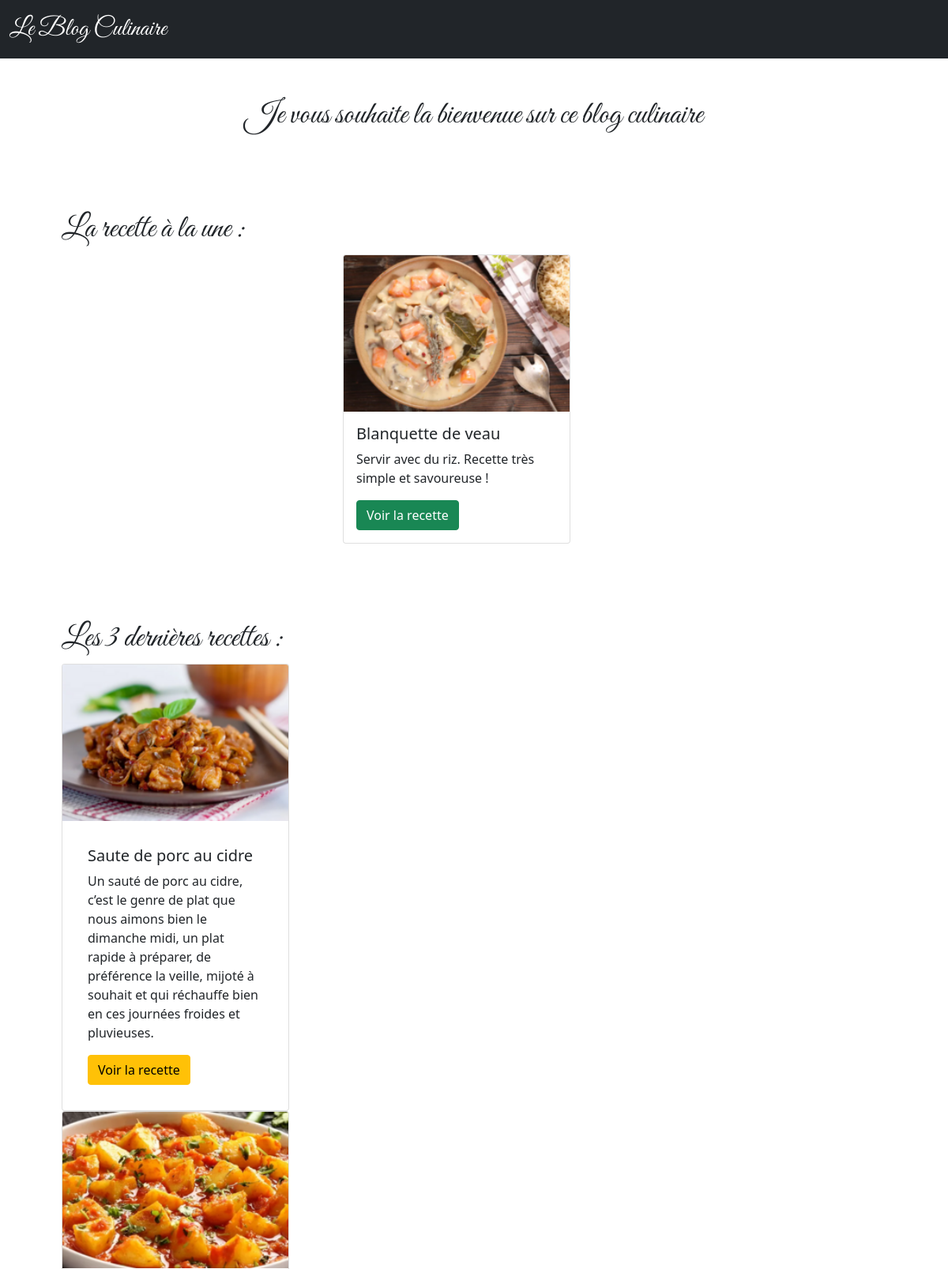
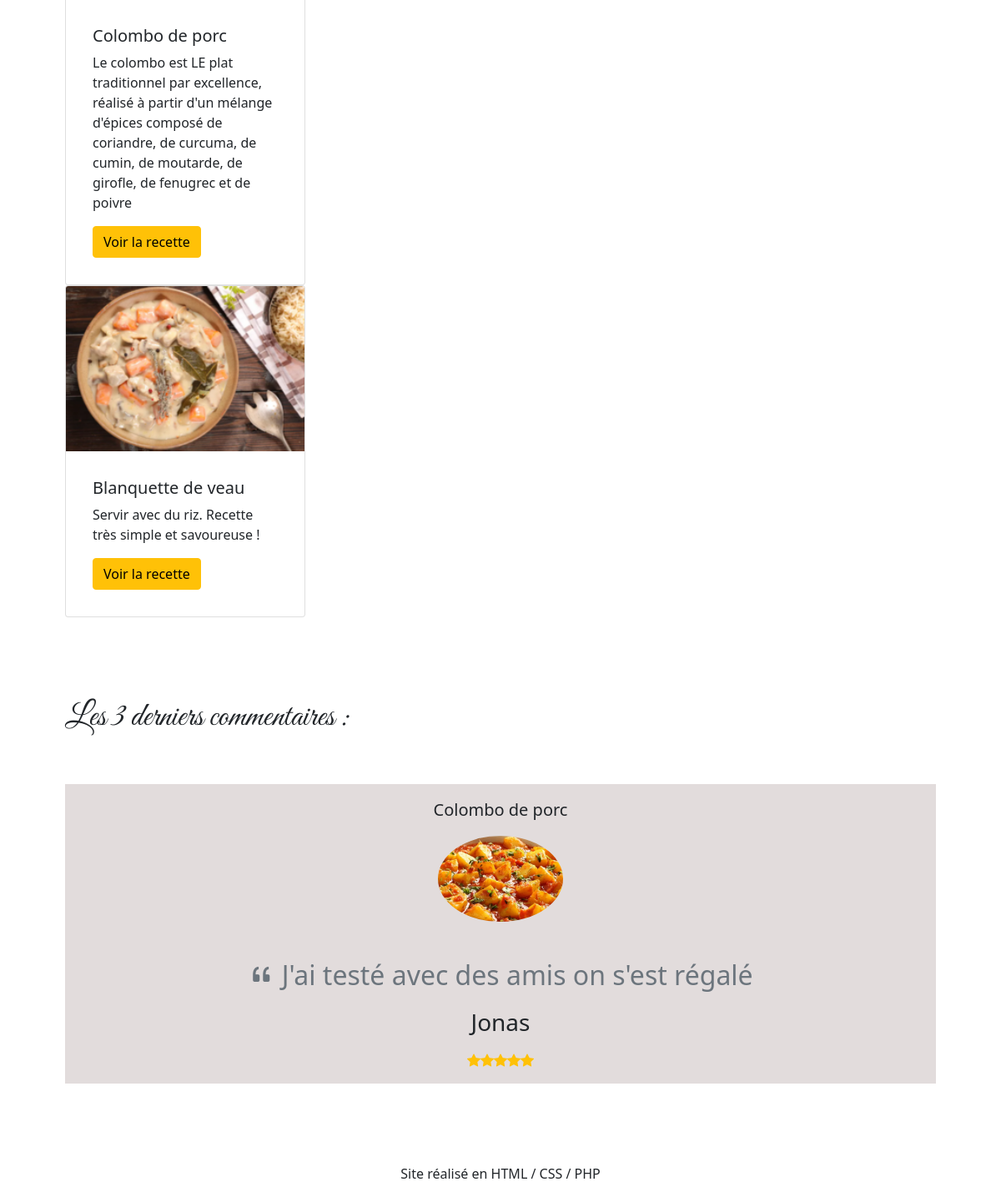
The app's page /step3/index.php with its own data (2 pictures, top to bottom).
### tables this page shows
CREATE TABLE IF NOT EXISTS `t_recipe` (
  `rec_id` int(11) NOT NULL AUTO_INCREMENT,
  `rec_nom` varchar(255) NOT NULL,
  `rec_resume` text NOT NULL,
  `rec_temps` varchar(255) NOT NULL,
  `rec-difficulte` varchar(255) NOT NULL,
  `rec_budget` varchar(255) NOT NULL,
  `rec_ingredients` text NOT NULL,
  `rec_miniature` varchar(100) NOT NULL,
  `rec_image` varchar(255) NOT NULL,
  `rec_preparation` text NOT NULL,
  `rec_categorie` varchar(255) NOT NULL,
  PRIMARY KEY (`rec_id`)
);

CREATE TABLE IF NOT EXISTS `t_comment` (
  `com_id` int(11) NOT NULL AUTO_INCREMENT,
  `com_auteur` varchar(255) NOT NULL,
  `com_contenu` text NOT NULL,
  `id_rec` int(11) NOT NULL,
  PRIMARY KEY (`com_id`),
  KEY `FK_recette_commentaire` (`id_rec`)
);

### step3/index.php (called while the page is built)
<?php
require('Modele.php');
$recipe = getRecipe();
$recipes = getRecipes();
$coms = getComs();
require('vueAccueil.php');
?>

### step3/Modele.php (called while the page is built, shortened)
<?php
function getRecipe()
{
try {
    $username = "root";
    $password = "";
    $dsn = "mysql:host=localhost; dbname=bdd_blog_culinaire; port=3306; charset=utf8";
    $db = new PDO($dsn, $username, $password);
    $db->setAttribute(PDO::ATTR_ERRMODE, PDO::ERRMODE_EXCEPTION);
    $sqlRecipe = $db->query('SELECT * FROM t_recipe ORDER BY RAND() LIMIT 1');
    $recipe = $sqlRecipe->fetch();
    return $recipe;
} catch (PDOException $e) {
}
}
function getRecipes()
{
try {
    $username = "root";
    $password = "";
    $dsn = "mysql:host=localhost; dbname=bdd_blog_culinaire; port=3306; charset=utf8";
    $db = new PDO($dsn, $username, $password);
    $db->setAttribute(PDO::ATTR_ERRMODE, PDO::ERRMODE_EXCEPTION);
    $sqlRecipes = $db->query('SELECT * FROM t_recipe ORDER BY rec_id DESC LIMIT 3');
    $recipes = $sqlRecipes->fetchAll();
    return $recipes;
} catch (PDOException $e) {
}
}
function getComs()
{
try {
    $username = "root";
    $password = "";
    $dsn = "mysql:host=localhost; dbname=bdd_blog_culinaire; port=3306; charset=utf8";
    $db = new PDO($dsn, $username, $password);
    $db->setAttribute(PDO::ATTR_ERRMODE, PDO::ERRMODE_EXCEPTION);
    $sqlComs = $db->query('SELECT * FROM t_comment AS C INNER JOIN t_recipe AS R ON C.id_rec = R.rec_id ORDER BY com_id ASC LIMIT 3');
    $coms = $sqlComs->fetchAll();
    return $coms;
} catch (PDOException $e) {
}
}
?>

### step3/vueAccueil.php (the view, shortened to what this page needs)
<!DOCTYPE html>
<html lang="fr">
<head>
    <link href="https://cdn.jsdelivr.net/npm/bootstrap@5.0.2/dist/css/bootstrap.min.css" rel="stylesheet"
>
    <link rel="stylesheet" href="https://cdn.jsdelivr.net/npm/bootstrap-icons@1.11.1/font/bootstrap-icons.css">
    <link rel="stylesheet" href="./../css/style.css">
</head>
<body>
    <header>
        <nav class="navbar navbar-expand-lg navbar-dark bg-dark" aria-label="Fifth navbar example">
            <div class="container-fluid">
                <a class="navbar-brand" href="#">Le Blog Culinaire</a>
            </div>
        </nav>
    </header>
    <h1 class="text-center my-5">Je vous souhaite la bienvenue sur ce blog culinaire</h1>
    <section class="p-5 container">
        <h1>La recette à la une :</h1>
        <div class="row">
            <div class="col-sm-12 col-md-6 col-lg-4 offset-lg-4">
                <div class="card" style="width: 18rem;">
                    <img src="../images/<?= $recipe['rec_miniature']; ?>" class="card-img-top" alt="...">
                    <div class="card-body">
                        <h5 class="card-title">
                            <?= $recipe['rec_nom']; ?>
                        </h5>
                        <p class="card-text">
                            <?= $recipe['rec_resume']; ?>
                        </p>
                        <a href="single.php?id=<?= $recipe['rec_id']; ?>" class="btn btn-success">Voir la recette</a>
                    </div>
                </div>
            </div>
        </div>
    </section>
    <section class="p-5 container">
        <h1>Les 3 dernières recettes :</h1>
        <div class="row">
            <?php
            foreach ($recipes as $dish) { ?>
                <div class="col-sm-12 col-md-4">
                    <div class="card" style="width: 18rem;">
                        <img src="../images/<?= $dish['rec_miniature']; ?>" class="card-img-top" alt="...">
                        <div class="card-body">
                            <div class="card-body">
                                <h5 class="card-title">
                                    <?= $dish['rec_nom']; ?>
                                </h5>
                                <p class="card-text">
                                    <?= $dish['rec_resume']; ?>
                                </p>
                                <a href="single.php?id=<?= $dish['rec_id']; ?>" class="btn btn-warning">Voir la recette</a>
                            </div>
                        </div>
                    </div>
                    <?php } ?>
                </div>
    </section>
    <section class="p-5 container">
        <h1>Les 3 derniers commentaires :</h1>
        <div class="row">
            <div id="carouselExampleSlidesOnly col-sm-12 col-md-6 bg-carousel" class="carousel slide my-5"
                data-bs-ride="carousel">
                <div class="carousel-inner">
                    <?php
                    foreach ($coms as $com) {
                        if ($com['com_id'] == 1) { ?>
                            <div class="carousel-item bg-carousel active py-3">
                            <?php } else { ?>
                                <div class="carousel-item bg-carousel py-3">
                                <?php } ?>
                                <div class="row d-flex justify-content-center">
                                    <div class="col-lg-8 text-center">
                                        <p class="fs-5">
                                            <?= $com['rec_nom'] ?>
                                        </p>
                                        <p>
                                            <img class="rounded-circle shadow-1-strong mb-4"
                                                src="../images/<?= $com['rec_miniature'] ?>" alt="avatar"
                                                style="width: 150px;" />
                                        </p>
                                        <p class="text-muted fs-2">
                                            <i class="bi bi-quote"></i>
                                            <?= $com['com_contenu'] ?>
                                        </p>
                                        <h2 class="mb-3 fs-3">
                                            <?= $com['com_auteur'] ?>
                                        </h2>
                                    </div>
                                </div>
                                <ul class="list-unstyled d-flex justify-content-center text-warning mb-0">
                                    <li><i class="bi bi-star-fill"></i></li>
                                    <li><i class="bi bi-star-fill"></i></li>
                                    <li><i class="bi bi-star-fill"></i></li>
                                    <li><i class="bi bi-star-fill"></i></li>
                                    <li><i class="bi bi-star-fill"></i></li>
                                </ul>
                            </div>
                        <?php } ?>
                    </div>
                </div>
            </div>
    </section>
    <footer>
        <div class="container">
            <div class="row">
                <p class="text-center">Site réalisé en HTML / CSS / PHP</p>
            </div>
        </div>
    </footer>
</body>
</html>

### css/style.css (style rules this page uses)
.navbar-brand { font-family: "Great Vibes", cursive; font-size: 2rem; }
h1 { font-family: "Great Vibes", cursive; }
.bg-carousel { background-color: rgb(226, 220, 220); }

### records on screen
t_recipe: rec_miniature (picture), rec_nom "Blanquette de veau", rec_resume "Servir avec du riz. Recette très simple et savoureuse !"
t_recipe: rec_miniature (picture), rec_nom "Saute de porc au cidre", rec_resume "Un sauté de porc au cidre, c’est le genre de plat que nous aimons bien le dimanche midi, un plat rapide à préparer, de préférence la veille, mijoté à souhait et qui réchauffe bien en ces journées froides et pluvieuses."
t_recipe: rec_miniature (picture), rec_nom "Colombo de porc", rec_resume "Le colombo est LE plat traditionnel par excellence, réalisé à partir d'un mélange d'épices composé de coriandre, de curcuma, de cumin, de moutarde, de girofle, de fenugrec et de poivre"
t_comment: id_rec.rec_nom "Colombo de porc", id_rec.rec_miniature (picture), com_contenu "J'ai testé avec des amis on s'est régalé", com_auteur "Jonas"
